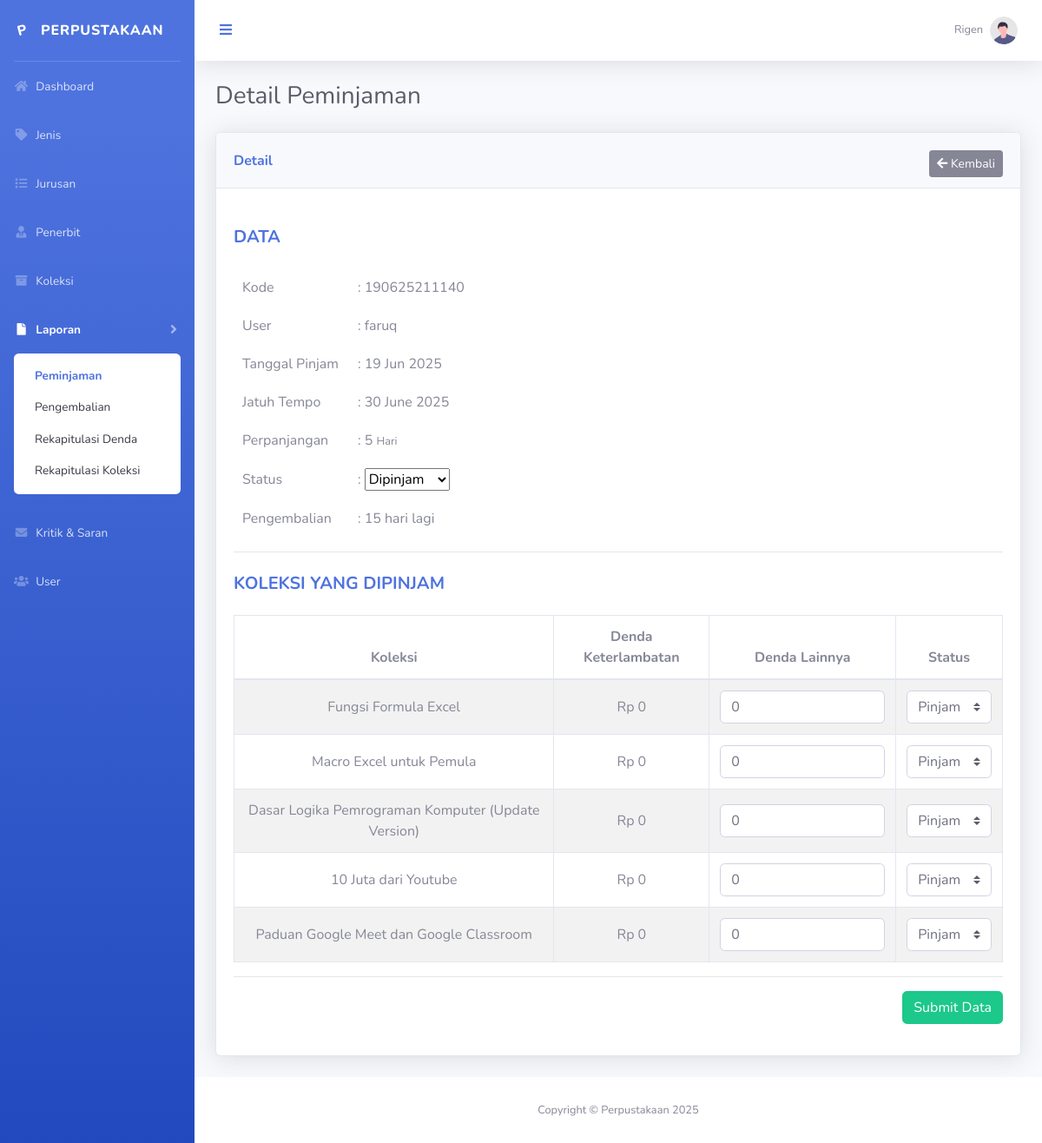
The app's page /admin/laporan/peminjaman/detail.php?id=41d8c514-ab24-47d7-9db8-32612e2736e1 (signed in) with its own data.
### tables this page shows
CREATE TABLE IF NOT EXISTS `peminjaman` (
  `id` char(36) NOT NULL,
  `user_id` char(36) NOT NULL,
  `kode` varchar(255) NOT NULL,
  `jatuh_tempo` date DEFAULT NULL,
  `tanggal_pinjam` date NOT NULL,
  `perpanjangan` int DEFAULT NULL,
  `tanggal_kembali` date DEFAULT NULL,
  `status` enum('pengajuan','ditolak','dipinjam','selesai') NOT NULL,
  PRIMARY KEY (`id`)
);

CREATE TABLE IF NOT EXISTS `user` (
  `id` char(36) NOT NULL,
  `jurusan_id` char(36) DEFAULT NULL,
  `role` enum('admin','dosen','mahasiswa') NOT NULL,
  `nama` varchar(255) NOT NULL,
  `email` varchar(255) NOT NULL,
  `telepon` varchar(255) DEFAULT NULL,
  `password` varchar(255) NOT NULL,
  `alamat` text,
  PRIMARY KEY (`id`)
);

CREATE TABLE IF NOT EXISTS `peminjaman_detail` (
  `id` char(36) NOT NULL,
  `peminjaman_id` char(36) NOT NULL,
  `koleksi_stok_kode` varchar(255) NOT NULL,
  `denda_terlambat` double NOT NULL DEFAULT '0',
  `denda_lainnya` double NOT NULL DEFAULT '0',
  `status` enum('tolak','pinjam','hilang','rusak','lengkap') NOT NULL,
  PRIMARY KEY (`id`)
);

CREATE TABLE IF NOT EXISTS `koleksi` (
  `id` char(36) NOT NULL,
  `penerbit_id` char(36) NOT NULL,
  `cover` varchar(255) DEFAULT NULL,
  `judul` text NOT NULL,
  `isbn` varchar(255) DEFAULT NULL,
  `jenis_id` char(36) NOT NULL,
  `pengarang` text NOT NULL,
  `stok` int NOT NULL DEFAULT '0',
  `nomor_rak` varchar(255) NOT NULL,
  `total_halaman` int NOT NULL,
  `tahun_terbit` year NOT NULL,
  `keterangan` text,
  `tanggal_entri` timestamp NOT NULL DEFAULT CURRENT_TIMESTAMP,
  PRIMARY KEY (`id`)
);

### connection.php (called while the page is built, shortened)
<?php
$base_url    = 'http://localhost/perpustakaan-main';

### admin/laporan/peminjaman/detail.php (the view, shortened to what this page needs)
<?php
require '../../layouts/header.php';
$id         = $_GET['id'];
$peminjaman = mysqli_fetch_assoc(mysqli_query($conn, "SELECT peminjaman.*, user.nama FROM peminjaman JOIN user ON user.id = peminjaman.user_id WHERE peminjaman.status IN ('pengajuan', 'dipinjam') AND peminjaman.id = '$id'"));
$peminjaman_detail = mysqli_query($conn, "SELECT peminjaman_detail.id, peminjaman_detail.denda_terlambat, peminjaman_detail.denda_lainnya, peminjaman_detail.status, koleksi.judul
FROM peminjaman_detail
JOIN koleksi_stok ON koleksi_stok.kode = peminjaman_detail.koleksi_stok_kode
JOIN koleksi ON koleksi.id = koleksi_stok.koleksi_id
JOIN penerbit ON penerbit.id = koleksi.penerbit_id
WHERE peminjaman_detail.peminjaman_id = '$id'");
?>
   <div class="container-fluid">
      <h1 class="h3 mb-2 text-gray-800">Detail Peminjaman</h1>
      <div class="card shadow mb-4 mt-4">
         <div class="card-header">
            <div class="mt-2 font-weight-bold text-primary">
               Detail
               <span class="float-right">
                  <a href="<?= $base_url . '/admin/laporan/peminjaman'; ?>" class="btn btn-secondary btn-sm"><i class="fas fa-arrow-left"></i> Kembali</a>
               </span>
            </div>
         </div>
         <div class="card-body">
            <form action="" method="POST">
               <div class="form-group">
                  <div class="form-group">
                     <h5 class="font-weight-bold text-uppercase mb-4 mt-4 text-primary">Data</h5>
                  </div>
                  <table cellspacing="0" cellpadding="10" width="100%">
                     <tbody>
                        <tr>
                           <td class="align-middle" width="15%">Kode</td>
                           <td>: <?= $peminjaman['kode']; ?></td>
                        </tr>
                        <tr>
                           <td class="align-middle" width="15%">User</td>
                           <td>: <?= $peminjaman['nama']; ?></td>
                        </tr>
                        <tr>
                           <td class="align-middle" width="15%">Tanggal Pinjam</td>
                           <td>: <?= date('d M Y', strtotime($peminjaman['tanggal_pinjam'])); ?></td>
                        </tr>
                        <tr>
                           <td class="align-middle" width="15%">Jatuh Tempo</td>
                           <td>:
                              <?php if($peminjaman['status'] == 'pengajuan') { ?>
                                 <input type="date" name="jatuh_tempo" id="jatuh_tempo" min="<?= date('Y-m-d', strtotime($peminjaman['tanggal_pinjam'])); ?>" value="<?= $peminjaman['jatuh_tempo']; ?>">
                              <?php } else { ?>
                                 <?= date('d F Y', strtotime($peminjaman['jatuh_tempo'])); ?>
                              <?php } ?>
                           </td>
                        </tr>
                         <tr>
                           <td class="align-middle" width="15%">Perpanjangan</td>
                           <td>:
                              <?php if($peminjaman['perpanjangan']) { ?>
                                 <?= $peminjaman['perpanjangan']; ?> <small>Hari</small>
                              <?php } else { ?>
                                 <input type="number" name="perpanjangan" id="perpanjangan" value="<?= ($peminjaman['perpanjangan']) ? $peminjaman['perpanjangan'] : 0; ?>"> <small>Hari</small>
                              <?php } ?>
                           </td>
                        </tr>
                        <tr>
                           <td class="align-middle" width="15%">Status</td>
                           <td>:
                              <select name="status" id="status">
                                 <option value="dipinjam" <?= $peminjaman['status'] == 'dipinjam' ? 'selected' : '' ?>>Dipinjam</option>
                              </select>
                           </td>
                        </tr>
                        <tr>
                           <td class="align-middle" width="15%">Pengembalian</td>
                           <td>:
                              <?php
                                 if($peminjaman['status'] != 'ditolak' AND $peminjaman['status'] != 'pengajuan') {
                                    if($peminjaman['jatuh_tempo']) {
                                       if($peminjaman['perpanjangan'] > 0) {
                                          $perpanjangan        = '+' . $peminjaman['perpanjangan'] . ' days';
                                          $tanggal_jatuh_tempo = date('Y-m-d', strtotime($perpanjangan, strtotime($peminjaman['jatuh_tempo'])));
                                       } else {
                                          $tanggal_jatuh_tempo = $peminjaman['jatuh_tempo'];
                                       }
                                       $tanggal_sekarang = date('Y-m-d');
                                       $sekarang         = date_create($tanggal_sekarang);
                                       $jatuh_tempo      = date_create($tanggal_jatuh_tempo);
                                       $selisih          = date_diff($jatuh_tempo, $sekarang);
                                       if($tanggal_sekarang > $tanggal_jatuh_tempo) {
                                          echo 'Terlambat ' . $selisih->days . ' hari';
                                       } else if($tanggal_sekarang == $tanggal_jatuh_tempo) {
                                          echo 'Hari ini';
                                       } else {
                                          echo $selisih->days . ' hari lagi';
                                       }
                                    } else {
                                       echo 'Jatuh tempo belum ditentukan';
                                    }
                                 } else {
                                    echo '-';
                                 }
                              ?>
                           </td>
                        </tr>
                     </tbody>
                  </table>
               </div>
               <div class="form-group"><hr></div>
               <div class="form-group">
                  <h5 class="font-weight-bold text-uppercase mb-4 mt-4 text-primary">Koleksi Yang Dipinjam</h5>
               </div>
               <div class="form-group">
                  <table class="table table-bordered table-striped">
                     <thead>
                        <tr class="text-center">
                           <th>Koleksi</th>
                           <th>Denda Keterlambatan</th>
                           <th>Denda Lainnya</th>
                           <th>Status</th>
                        </tr>
                     </thead>
                     <tbody>
                        <?php while($row = mysqli_fetch_assoc($peminjaman_detail)) { ?>
                           <tr class="text-center">
                              <td class="align-middle">
                                 <?= $row['judul']; ?>
                              </td>
                              <td class="align-middle">
                                 <?php
                                    if($peminjaman['jatuh_tempo']) {
                                       if($peminjaman['perpanjangan'] > 0) {
                                          $perpanjangan        = '+' . $peminjaman['perpanjangan'] . ' days';
                                          $tanggal_jatuh_tempo = date('Y-m-d', strtotime($perpanjangan, strtotime($peminjaman['jatuh_tempo'])));
                                       } else {
                                          $tanggal_jatuh_tempo = $peminjaman['jatuh_tempo'];
                                       }
                                       $tanggal_sekarang = date('Y-m-d');
                                       $sekarang         = date_create($tanggal_sekarang);
                                       $jatuh_tempo      = date_create($tanggal_jatuh_tempo);
                                       $selisih          = date_diff($jatuh_tempo, $sekarang);
                                       if($tanggal_sekarang > $tanggal_jatuh_tempo) {
                                          $denda = 5000 * $selisih->days;
                                       } else if($tanggal_sekarang == $tanggal_jatuh_tempo) {
                                          $denda = 0;
                                       } else {
                                          $denda = 0;
                                       }
                                    } else {
                                       $denda = 0;
                                    }
                                 ?>
                                 Rp <?= number_format($denda); ?>
                              </td>
                              <td class="align-middle">
                                 <input type="number" name="detail_denda_lainnya[]" id="detail_denda_lainnya" class="form-control" placeholder="0" value="<?= $row['denda_lainnya']; ?>">
                              </td>
                              <td class="align-middle">
                                 <select name="detail_status[]" id="detail_status" class="custom-select">
                                    <option value="pinjam" <?= $row['status'] == 'pinjam' ? 'selected' : '' ?>>Pinjam</option>
                                 </select>
                              </td>
                           </tr>
                        <?php } ?>
                     </tbody>
                  </table>
               </div>
               <div class="form-group"><hr></div>
               <div class="form-group">
                  <div class="text-right">
                     <button type="submit" name="submit" class="btn btn-success">Submit Data</button>
                  </div>
               </div>
            </form>
         </div>
      </div>
   </div>
</div>
<?php require '../../layouts/footer.php'; ?>

### records on screen
peminjaman: kode "190625211140", user.nama "faruq", tanggal_pinjam "19 Jun 2025", jatuh_tempo "30 June 2025", perpanjangan "5", status "Dipinjam", perpanjangan+jatuh_tempo "15"
peminjaman_detail: koleksi.judul "Fungsi Formula Excel", peminjaman.jatuh_tempo "0", denda_lainnya "0", status "Pinjam"
peminjaman_detail: koleksi.judul "Macro Excel untuk Pemula", peminjaman.jatuh_tempo "0", denda_lainnya "0", status "Pinjam"
peminjaman_detail: koleksi.judul "Dasar Logika Pemrograman Komputer (Update Version)", peminjaman.jatuh_tempo "0", denda_lainnya "0", status "Pinjam"
peminjaman_detail: koleksi.judul "10 Juta dari Youtube", peminjaman.jatuh_tempo "0", denda_lainnya "0", status "Pinjam"
peminjaman_detail: koleksi.judul "Paduan Google Meet dan Google Classroom", peminjaman.jatuh_tempo "0", denda_lainnya "0", status "Pinjam"

### other values on screen
$_SESSION['bo_nama'] "Rigen"
